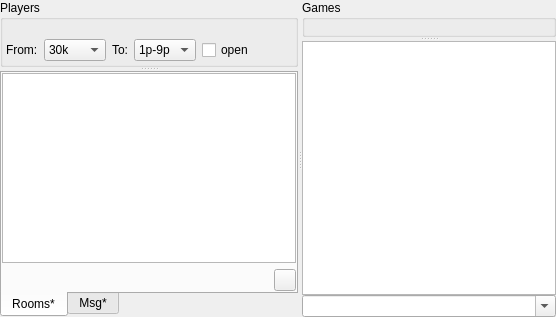
    <widget class="QWidget" name="widget">
      <layout class="QGridLayout">
	<property name="leftMargin">
	  <number>0</number>
	</property>
	<property name="topMargin">
	  <number>0</number>
	</property>
	<property name="rightMargin">
	  <number>0</number>
	</property>
	<property name="bottomMargin">
	  <number>0</number>
	</property>
	<item row="0" column="0">
	  <widget class="QSplitter" name="s1">
	    <property name="sizePolicy">
	      <sizepolicy hsizetype="Expanding" vsizetype="Expanding">
		<horstretch>0</horstretch>
		<verstretch>0</verstretch>
	      </sizepolicy>
	    </property>
	    <property name="orientation">
	      <enum>Qt::Horizontal</enum>
	    </property>
	    <widget class="QSplitter" name="s2">
	      <property name="orientation">
		<enum>Qt::Vertical</enum>
	      </property>
	      <widget class="QGroupBox" name="groupBox1">
		<property name="sizePolicy">
		  <sizepolicy hsizetype="Expanding" vsizetype="Expanding">
		    <horstretch>0</horstretch>
		    <verstretch>0</verstretch>
		  </sizepolicy>
		</property>
		<property name="title">
		  <string>Players</string>
		</property>
		<layout class="QGridLayout">
		  <property name="leftMargin">
		    <number>3</number>
		  </property>
		  <property name="topMargin">
		    <number>3</number>
		  </property>
		  <property name="rightMargin">
		    <number>3</number>
		  </property>
		  <property name="bottomMargin">
		    <number>3</number>
		  </property>
		  <item row="0" column="0" colspan="2">
		    <widget class="PlayerTable" name="ListView_players" native="true">
		      <property name="sizePolicy">
			<sizepolicy hsizetype="Expanding" vsizetype="Expanding">
			  <horstretch>0</horstretch>
			  <verstretch>0</verstretch>
			</sizepolicy>
		      </property>
		      <property name="minimumSize">
			<size>
			  <width>0</width>
			  <height>10</height>
			</size>
		      </property>
		    </widget>
		  </item>
		  <item row="1" column="0" colspan="2">
		    <layout class="QHBoxLayout" name="horizontalLayout">
		      <item>
			<widget class="QLabel" name="label_2">
			  <property name="text">
			    <string>From:</string>
			  </property>
			</widget>
		      </item>
		      <item>
			<widget class="QComboBox" name="whoBox1">
			  <property name="toolTip">
			    <string>Select players rank boundaries</string>
			  </property>
			  <property name="whatsThis">
			    <string>&lt;html&gt;&lt;head/&gt;&lt;body&gt;&lt;p&gt;Select players ranks boundaries&lt;/p&gt;&lt;p&gt;Use these lists to select the rank of players you want to see in the list. &lt;/p&gt;&lt;/body&gt;&lt;/html&gt;</string>
			  </property>
			  <property name="currentIndex">
			    <number>24</number>
			  </property>
			  <item>
			    <property name="text">
			      <string/>
			    </property>
			  </item>
			  <item>
			    <property name="text">
			      <string>1p-9p</string>
			    </property>
			  </item>
			  <item>
			    <property name="text">
			      <string>9d</string>
			    </property>
			  </item>
			  <item>
			    <property name="text">
			      <string>8d</string>
			    </property>
			  </item>
			  <item>
			    <property name="text">
			      <string>7d</string>
			    </property>
			  </item>
			  <item>
			    <property name="text">
			      <string>6d</string>
			    </property>
			  </item>
			  <item>
			    <property name="text">
			      <string>5d</string>
			    </property>
			  </item>
			  <item>
			    <property name="text">
			      <string>4d</string>
			    </property>
			  </item>
			  <item>
			    <property name="text">
			      <string>3d</string>
			    </property>
			  </item>
			  <item>
			    <property name="text">
			      <string>2d</string>
			    </property>
			  </item>
			  <item>
			    <property name="text">
			      <string>1d</string>
			    </property>
			  </item>
			  <item>
			    <property name="text">
			      <string>1k</string>
			    </property>
			  </item>
			  <item>
			    <property name="text">
			      <string>2k</string>
			    </property>
			  </item>
			  <item>
			    <property name="text">
			      <string>3k</string>
			    </property>
			  </item>
			  <item>
			    <property name="text">
			      <string>4k</string>
			    </property>
			  </item>
			  <item>
			    <property name="text">
			      <string>5k</string>
			    </property>
			  </item>
			  <item>
			    <property name="text">
			      <string>6k</string>
			    </property>
			  </item>
			  <item>
			    <property name="text">
			      <string>7k</string>
			    </property>
			  </item>
			  <item>
			    <property name="text">
			      <string>8k</string>
			    </property>
			  </item>
			  <item>
			    <property name="text">
			      <string>9k</string>
			    </property>
			  </item>
			  <item>
			    <property name="text">
			      <string>10k</string>
			    </property>
			  </item>
			  <item>
			    <property name="text">
			      <string>15k</string>
			    </property>
			  </item>
			  <item>
			    <property name="text">
			      <string>20k</string>
			    </property>
			  </item>
			  <item>
			    <property name="text">
			      <string>25k</string>
			    </property>
			  </item>
			  <item>
			    <property name="text">
			      <string>30k</string>
			    </property>
			  </item>
			  <item>
			    <property name="text">
			      <string>BC</string>
			    </property>
			  </item>
			  <item>
			    <property name="text">
			      <string>NR</string>
			    </property>
			  </item>
			</widget>
		      </item>
		      <item>
			<widget class="QLabel" name="label">
			  <property name="text">
			    <string>To:</string>
			  </property>
			</widget>
		      </item>
		      <item>
			<widget class="QComboBox" name="whoBox2">
			  <property name="toolTip">
			    <string>Select players rank boundaries</string>
			  </property>
			  <property name="whatsThis">
			    <string>&lt;html&gt;&lt;head/&gt;&lt;body&gt;&lt;p&gt;Select players ranks boundaries&lt;/p&gt;&lt;p&gt;Use these lists to select the rank of players you want to see in the list. &lt;/p&gt;&lt;/body&gt;&lt;/html&gt;</string>
			  </property>
			  <property name="currentIndex">
			    <number>1</number>
			  </property>
			  <item>
			    <property name="text">
			      <string/>
			    </property>
			  </item>
			  <item>
			    <property name="text">
			      <string>1p-9p</string>
			    </property>
			  </item>
			  <item>
			    <property name="text">
			      <string>9d</string>
			    </property>
			  </item>
			  <item>
			    <property name="text">
			      <string>8d</string>
			    </property>
			  </item>
			  <item>
			    <property name="text">
			      <string>7d</string>
			    </property>
			  </item>
			  <item>
			    <property name="text">
			      <string>6d</string>
			    </property>
			  </item>
			  <item>
			    <property name="text">
			      <string>5d</string>
			    </property>
			  </item>
			  <item>
			    <property name="text">
			      <string>4d</string>
			    </property>
			  </item>
			  <item>
			    <property name="text">
			      <string>3d</string>
			    </property>
			  </item>
			  <item>
			    <property name="text">
			      <string>2d</string>
			    </property>
			  </item>
			  <item>
			    <property name="text">
			      <string>1d</string>
			    </property>
			  </item>
			  <item>
			    <property name="text">
			      <string>1k</string>
			    </property>
			  </item>
			  <item>
			    <property name="text">
			      <string>2k</string>
			    </property>
			  </item>
			  <item>
			    <property name="text">
			      <string>3k</string>
			    </property>
			  </item>
			  <item>
			    <property name="text">
			      <string>4k</string>
			    </property>
			  </item>
			  <item>
			    <property name="text">
			      <string>5k</string>
			    </property>
			  </item>
			  <item>
			    <property name="text">
			      <string>6k</string>
			    </property>
			  </item>
			  <item>
			    <property name="text">
			      <string>7k</string>
			    </property>
			  </item>
			  <item>
			    <property name="text">
			      <string>8k</string>
			    </property>
			  </item>
			  <item>
			    <property name="text">
			      <string>9k</string>
			    </property>
			  </item>
			  <item>
			    <property name="text">
			      <string>10k</string>
			    </property>
			  </item>
			  <item>
			    <property name="text">
			      <string>15k</string>
			    </property>
			  </item>
			  <item>
			    <property name="text">
			      <string>20k</string>
			    </property>
			  </item>
			  <item>
			    <property name="text">
			      <string>25k</string>
			    </property>
			  </item>
			  <item>
			    <property name="text">
			      <string>30k</string>
			    </property>
			  </item>
			</widget>
		      </item>
		      <item>
			<widget class="QCheckBox" name="whoOpenCheck">
			  <property name="toolTip">
			    <string>toggle for displaying only open players</string>
			  </property>
			  <property name="whatsThis">
			    <string>&lt;html&gt;&lt;head/&gt;&lt;body&gt;&lt;p&gt;Open players&lt;/p&gt;&lt;p&gt;&lt;br/&gt;&lt;/p&gt;&lt;p&gt;Check this box if you want the list to display only open players (uncheck if you want all players).&lt;/p&gt;&lt;/body&gt;&lt;/html&gt;</string>
			  </property>
			  <property name="text">
			    <string>open</string>
			  </property>
			</widget>
		      </item>
		      <item>
			<spacer name="horizontalSpacer">
			  <property name="orientation">
			    <enum>Qt::Horizontal</enum>
			  </property>
			  <property name="sizeHint" stdset="0">
			    <size>
			      <width>40</width>
			      <height>20</height>
			    </size>
			  </property>
			</spacer>
		      </item>
		    </layout>
		  </item>
		</layout>
	      </widget>
	      <widget class="QTabWidget" name="TabWidget_mini_2">
		<property name="tabPosition">
		  <enum>QTabWidget::South</enum>
		</property>
		<widget class="QWidget" name="rooms">
		  <attribute name="title">
		    <string>Rooms*</string>
		  </attribute>
		  <layout class="QGridLayout">
		    <property name="leftMargin">
		      <number>0</number>
		    </property>
		    <property name="topMargin">
		      <number>0</number>
		    </property>
		    <property name="rightMargin">
		      <number>0</number>
		    </property>
		    <property name="bottomMargin">
		      <number>0</number>
		    </property>
		    <item row="1" column="1">
		      <widget class="QPushButton" name="LeaveRoomButton">
			<property name="maximumSize">
			  <size>
			    <width>22</width>
			    <height>22</height>
			  </size>
			</property>
			<property name="text">
			  <string/>
			</property>
			<property name="icon">
			  <iconset resource="q4go.qrc">
			  <normaloff>:/ClientWindowGui/images/clientwindow/image1.xpm</normaloff>:/ClientWindowGui/images/clientwindow/image1.xpm</iconset>
			</property>
		      </widget>
		    </item>
		    <item row="0" column="0" colspan="2">
		      <widget class="QListWidget" name="RoomList"/>
		    </item>
		  </layout>
		</widget>
		<widget class="QWidget" name="messages">
		  <attribute name="title">
		    <string>Msg*</string>
		  </attribute>
		  <layout class="QVBoxLayout">
		    <property name="leftMargin">
		      <number>0</number>
		    </property>
		    <property name="topMargin">
		      <number>0</number>
		    </property>
		    <property name="rightMargin">
		      <number>0</number>
		    </property>
		    <property name="bottomMargin">
		      <number>0</number>
		    </property>
		    <item>
		      <widget class="QTextBrowser" name="MultiLineEdit3">
			<property name="sizePolicy">
			  <sizepolicy hsizetype="Expanding" vsizetype="Expanding">
			    <horstretch>0</horstretch>
			    <verstretch>0</verstretch>
			  </sizepolicy>
			</property>
		      </widget>
		    </item>
		    <item>
		      <widget class="QPushButton" name="pb_releaseTalkTabs">
			<property name="text">
			  <string>Close all talk tabs</string>
			</property>
		      </widget>
		    </item>
		  </layout>
		</widget>
	      </widget>
	    </widget>
	    <widget class="QSplitter" name="s3">
	      <property name="orientation">
		<enum>Qt::Vertical</enum>
	      </property>
	      <widget class="QGroupBox" name="groupBox2">
		<property name="title">
		  <string>Games</string>
		</property>
		<layout class="QGridLayout">
		  <property name="leftMargin">
		    <number>3</number>
		  </property>
		  <property name="topMargin">
		    <number>3</number>
		  </property>
		  <property name="rightMargin">
		    <number>3</number>
		  </property>
		  <property name="bottomMargin">
		    <number>3</number>
		  </property>
		  <item row="0" column="0">
		    <widget class="GamesTable" name="ListView_games" native="true">
		      <property name="sizePolicy">
			<sizepolicy hsizetype="Expanding" vsizetype="Expanding">
			  <horstretch>0</horstretch>
			  <verstretch>0</verstretch>
			</sizepolicy>
		      </property>
		    </widget>
		  </item>
		</layout>
	      </widget>
	      <widget class="QWidget" name="layout1">
		<layout class="QGridLayout">
		  <property name="leftMargin">
		    <number>0</number>
		  </property>
		  <property name="topMargin">
		    <number>0</number>
		  </property>
		  <property name="rightMargin">
		    <number>0</number>
		  </property>
		  <property name="bottomMargin">
		    <number>0</number>
		  </property>
		  <property name="spacing">
		    <number>0</number>
		  </property>
		  <item row="0" column="0">
		    <widget class="QTextBrowser" name="MultiLineEdit2">
		      <property name="sizePolicy">
			<sizepolicy hsizetype="Expanding" vsizetype="Expanding">
			  <horstretch>0</horstretch>
			  <verstretch>0</verstretch>
			</sizepolicy>
		      </property>
		      <property name="toolTip">
			<string>relevant messages from/to server</string>
		      </property>
		    </widget>
		  </item>
		  <item row="1" column="0">
		    <widget class="QComboBox" name="cb_cmdLine">
		      <property name="editable">
			<bool>true</bool>
		      </property>
		      <property name="insertPolicy">
			<enum>QComboBox::InsertAtTop</enum>
		      </property>
		      <property name="duplicatesEnabled">
			<bool>true</bool>
		      </property>
		    </widget>
		  </item>
		</layout>
	      </widget>
	    </widget>
	  </widget>
	</item>
      </layout>
    </widget>
